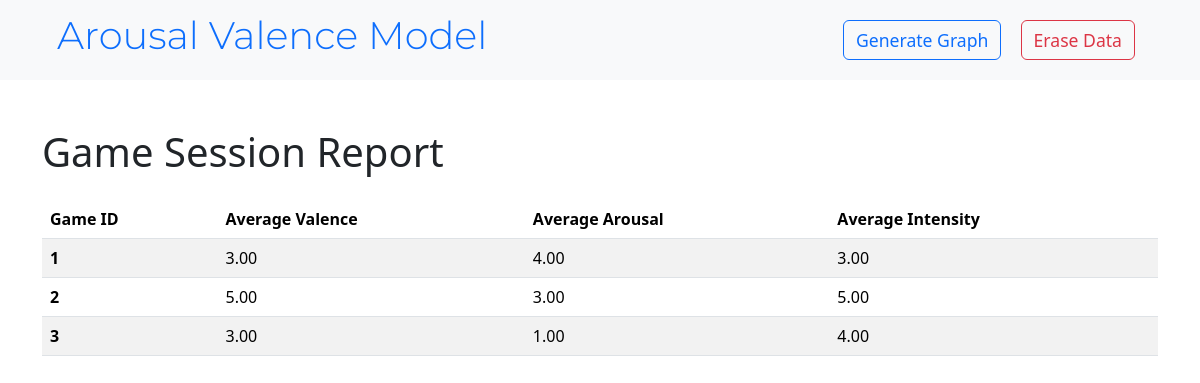
/report, run on an earlier commit of the app's database.
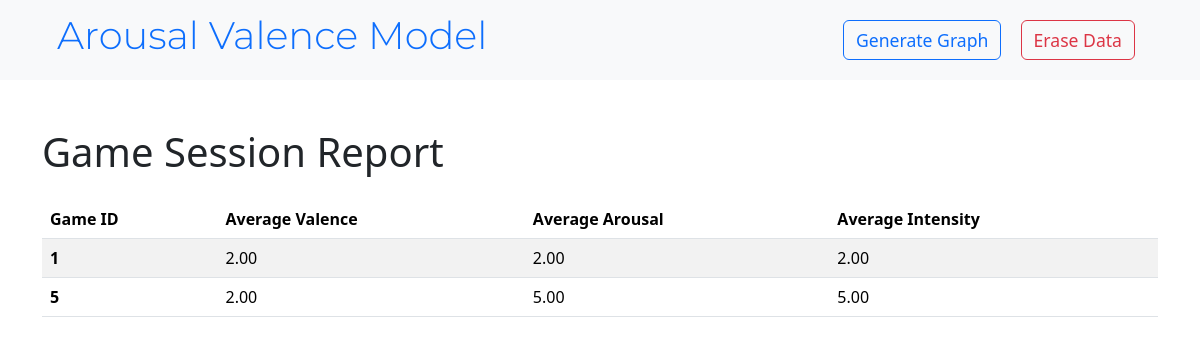
And on a later commit of the database.
### app/models.py (models this page shows)
class GameSession(models.Model):
    gameid = models.IntegerField(blank=False)
    valence = models.FloatField(blank=False)
    arousal = models.FloatField(blank=False)
    intensity = models.FloatField(blank=False)
    created_at = models.DateTimeField(auto_now_add=True)
    updated_at = models.DateTimeField(auto_now=True)

### app/views.py (the view)
# urls.py: path('report', views.report, name='report'),
def report(request):
    sessions = GameSession.objects.all()
    game_sessions = {}
    for session in sessions:
        if session.gameid not in game_sessions:
            game_sessions[session.gameid] = {'valence': [], 'arousal': [], 'intensity': []}
        game_sessions[session.gameid]['valence'].append(int(session.valence))
        game_sessions[session.gameid]['arousal'].append(int(session.arousal))
        game_sessions[session.gameid]['intensity'].append(int(session.intensity))
    averaged_sessions = []
    for gameid, values in game_sessions.items():
        avg_valence = "{:.2f}".format(np.mean(values['valence']))
        avg_arousal = "{:.2f}".format(np.mean(values['arousal']))
        avg_intensity = "{:.2f}".format(np.mean(values['intensity']))
        averaged_sessions.append({
            'gameid': gameid,
            'avg_valence': avg_valence,
            'avg_arousal': avg_arousal,
            'avg_intensity': avg_intensity,
        })
    context = {
        'sessions': averaged_sessions
    }
    return render(request, 'report.html', context)

### templates/report.html (shortened to what this page needs)
{% extends "nav.html" %}
{% block content %}
<div class="container mt-5">
    <h1 class="mb-4">Game Session Report</h1>
    <table class="table table-striped">
        <thead>
            <tr>
                <th scope="col">Game ID</th>
                <th scope="col">Average Valence</th>
                <th scope="col">Average Arousal</th>
                <th scope="col">Average Intensity</th>
            </tr>
        </thead>
        <tbody>
            {% for session in sessions %}
            <tr>
                <th scope="row">{{ session.gameid }}</th>
                <td>{{ session.avg_valence }}</td>
                <td>{{ session.avg_arousal }}</td>
                <td>{{ session.avg_intensity }}</td>
            </tr>
            {% endfor %}
        </tbody>
    </table>
</div>
{% endblock %}

What changed in the data, as far as the page shows it:
removed GameSession: gameid "1", avg_valence "3.00", avg_arousal "4.00", avg_intensity "3.00"
removed GameSession: gameid "2", avg_valence "5.00", avg_arousal "3.00", avg_intensity "5.00"
removed GameSession: gameid "3", avg_valence "3.00", avg_arousal "1.00", avg_intensity "4.00"
added GameSession: gameid "1", avg_valence "2.00", avg_arousal "2.00", avg_intensity "2.00"
added GameSession: gameid "5", avg_valence "2.00", avg_arousal "5.00", avg_intensity "5.00"
